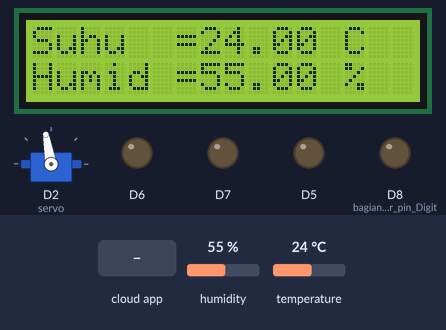
Bench run of a sketch on a simulated ESP8266 (Wemos D1 mini). On the bench: 16×2 character LCD, servo, output pins drawn as LEDs (lit = HIGH). The inputs (shaded band) are chosen by the test bench; at power-on: humidity 55 %, temperature 24 °C. WiFi joins after 1.5 s; servers stay silent unless stated; the Firebase database answers and starts empty; what the sketch prints to the serial monitor is not drawn.

Above: at 2.7 s.
2.8 s: the phone or cloud app sets Lantai1 to ON
At 4.3 s:
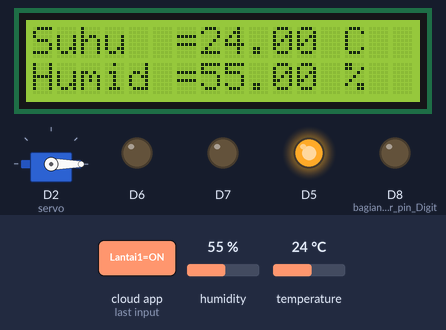
5.0 s: the phone or cloud app sets Garasi to BUKA
At 5.8 s:
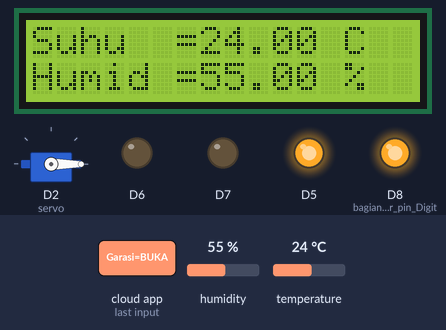
6.9 s: the phone or cloud app sets Lantai1 to OFF
At 8.1 s:
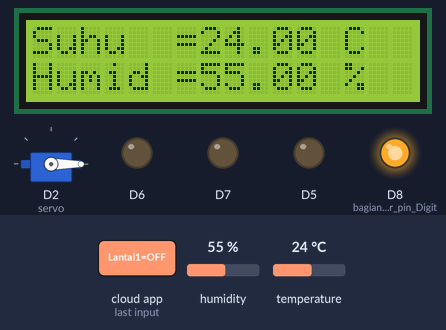
8.4 s: the phone or cloud app sets Lantai2 to ON
At 10.2 s:
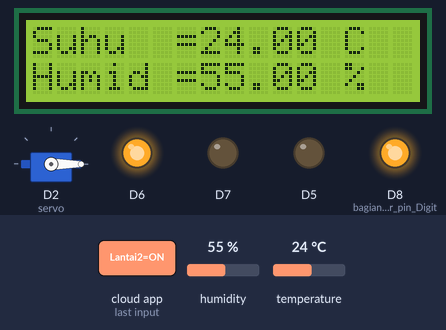
10.5 s: the phone or cloud app sets Lantai3 to ON
At 12.2 s:
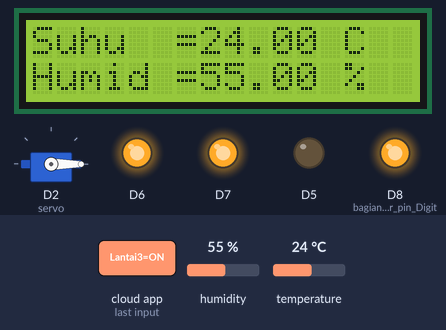
12.6 s: the phone or cloud app sets Garasi to TUTUP
At 14.3 s:
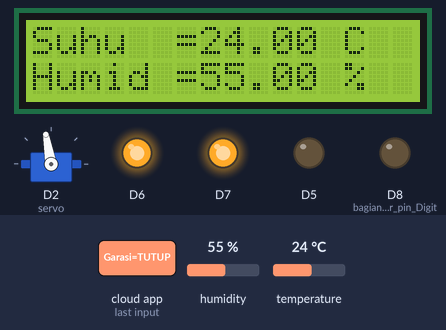
Timing chart, 0 to 15.7 s (numbered marks = the images above; inputs shaded):
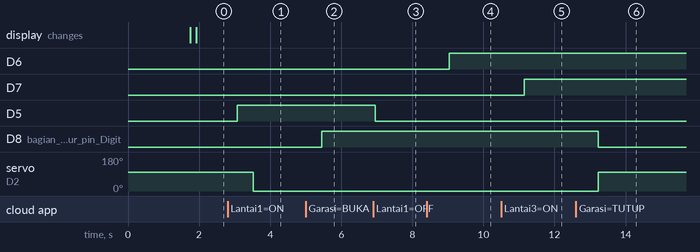

The sketch:

smart_home.ino
```cpp
//library yang akan dibutuhkan
#include "FirebaseESP8266.h"
#include <ESP8266WiFi.h>
#include <Servo.h>
#include <DHT.h>
#include <LiquidCrystal_I2C.h>

DHT dht(4,DHT11); //nama object sensor suhu "dht"
LiquidCrystal_I2C lcd(0x27, 16, 2); //nama object LCD 16x2 "lcd"
FirebaseData firebaseData; //nama object firebase
Servo servo; //nama object dari Servo"servo"

//alamat untuk menyambungkan wifi (seperti nama hotspot dan sandi)
const char* ssid = "AndroidAP";
const char* password = "11111111";

//Variabel untuk sensor suhu
String path = "/dht11";
uint8_t i=0;
float humidity;
float temperature;

void setup(){//fungsi setup akan di baca satu kali
  Serial.begin(115200); //memulai serial monitor
  dht.begin(); //memulai dht/data suhu
  lcd.clear(); // membersikan lcd/menghapus
  lcd.init();
  lcd.backlight();
  pinMode(D5,OUTPUT);pinMode(D6,OUTPUT);pinMode(D7,OUTPUT);pinMode(D8,OUTPUT); //bagian mengatur pin Digital LED sebagai OUTPUT
  servo.attach(D2); //pin dari servo
  servo.write(100); //servo memulai dari sudut 0 drajat
  konekWifi(); // memangil fungsi konekWiFi
  Firebase.begin("https://db-home-12141-default-rtdb.firebaseio.com/", "07i4junPRN2Qarb7HMl4YXt6NhaHnigNMYpu3HBf;"); //uuntuk menghubungkan di firebase
  //Firebase.begin("firebase host", "firebase auth database");
}

void konekWifi() {//membuat fungsi untuk menghubungkan wemos D1 ke wifi
  WiFi.begin(ssid, password);//memulai menghubungkan ke wifi router
  while (WiFi.status() != WL_CONNECTED) {
    delay(500);
    Serial.print("."); //status saat mengkoneksikan
  }
  Serial.println("Sukses terkoneksi wifi!");
  Serial.println("IP Address:"); //alamat ip lokal
  Serial.println(WiFi.localIP());
}

 void loop() {//fungsi loop akan membaca program berulang2
 humidity = dht.readHumidity();
  temperature = dht.readTemperature();
  Serial.print("Kirim data ke firebase");
  if(Firebase.setFloat(firebaseData,path +"/suhu",+temperature)){ //mengambil data suhu dan di tampilkan di firebase
    Serial.print("PART: "+ firebaseData.dataPath());
    Serial.print("TYPE: "+ firebaseData.dataType());
    //print di serial monitor
    Serial.print("Temperature: ");
    Serial.print(" °C ");
    //print pada lcd 16x2
    lcd.setCursor(0,0);
    lcd.print("Suhu  = ");
    lcd.setCursor(7,0);
    lcd.print(temperature);
    lcd.setCursor(13,0);
    lcd.print("C");
  }
  if(Firebase.setFloat(firebaseData,path+"/kelembaban",+humidity)){ //mengambil data kelembaban dan di tampilkan di firebase
    //print pada serial monitor
    Serial.print(" Humidity: ");
    Serial.print(humidity);//mengambil data kelembaban
    Serial.println( "%" );
    //print pada lcd 16x2
    lcd.setCursor(0,1);
    lcd.print("Humid = ");
    lcd.setCursor(7,1);
    lcd.print(humidity);
    lcd.setCursor(13,1);
    lcd.print("%");
  }else{
    Serial.println("Gagal");
    Serial.println("REASON: " +firebaseData.errorReason());
    Serial.println("--------------------------------------");
    Serial.println();
  }
  delay(1000);
Lantai1(); //memangil fungsi "Lantai1"
Lantai2(); //memangil fungsi "Lantai2"
Lantai3(); //memangil fungsi "Lantai3"
Garasi(); //memangil fungsi "Garasi"
}
void Lantai1(){//fungsi untuk menyalakan danmematikan lampu/led lantai1
  if (Firebase.getString(firebaseData, "/Lantai1")) { //misal database diberikan nama Lantai 1
    if  (firebaseData.dataType() == "string")
    {
      String A = firebaseData.stringData();
      if (A == "ON") {
      Serial.println("LANTAI 1 TERANG");
      digitalWrite(D5, HIGH); }
        else if (A == "OFF") {
        Serial.println("LANTAI 1 PADAM");
        digitalWrite(D5, LOW);
        }else {digitalWrite(D5,LOW);}
    }
  }
}
void Lantai2(){ //fungsi untuk menyalakan danmematikan lampu/led lantai2
  if (Firebase.getString(firebaseData, "/Lantai2")) { //misal database diberikan nama Lantai2
    if  (firebaseData.dataType() == "string")
    {
      String B = firebaseData.stringData();
      if (B == "ON") {
      Serial.println("LANTAI 2 TERANG");
      digitalWrite(D6, HIGH); }
        else if (B == "OFF") {
        Serial.println("LANTAI 2 PADAM");
        digitalWrite(D6, LOW);
        }else {digitalWrite(D6,LOW);}
    }
  }
}
void Lantai3(){//fungsi untuk menyalakan danmematikan lampu/led Lantai3
  if (Firebase.getString(firebaseData, "/Lantai3")) {
    if  (firebaseData.dataType() == "string")
    {
      String C = firebaseData.stringData();
      if (C == "ON") {
      Serial.println("LANTAI 3 TERANG");
      digitalWrite(D7, HIGH); }
        else if (C == "OFF") {
        Serial.println("LANTAI 3 PADAM");
        digitalWrite(D7, LOW);
        }else {digitalWrite(D7,LOW);}
    }
  }
}
void Garasi(){
  if (Firebase.getString(firebaseData, "/Garasi")) { //misal database diberikan nama Garasi
    if  (firebaseData.dataType() == "string")
    {
      String D = firebaseData.stringData();
      if (D == "BUKA") {
           servo.write(0);
           Serial.println("GARASI TERBUKA");
           digitalWrite(D8,HIGH);
           }
        else if (D == "TUTUP") {
        Serial.println("GARASI TUTUP");
        servo.write(100);
        digitalWrite(D8,LOW);
        }else {servo.write(0);}
    }
  }
}

/*NAMA    : FANES SETIAWAN
 *KELAS   : XII AUDIO VIDEO .B
 *NO.ABSEN: 09
 **\
 */
```

Measured:
- after the input at 2.8 s, D5: LOW → HIGH after 0.27 s
- after the input at 5.0 s, D8 (bagian_mengatur_pin_Digit): LOW → HIGH after 0.46 s
- after the input at 6.9 s, D5: HIGH → LOW after 0.06 s
- after the input at 8.4 s, D6: LOW → HIGH after 0.64 s
- after the input at 10.5 s, D7: LOW → HIGH after 0.65 s
- after the input at 12.6 s, D8 (bagian_mengatur_pin_Digit): HIGH → LOW after 0.63 s; servo on D2 (servo): 0° → 100° after 0.63 s
